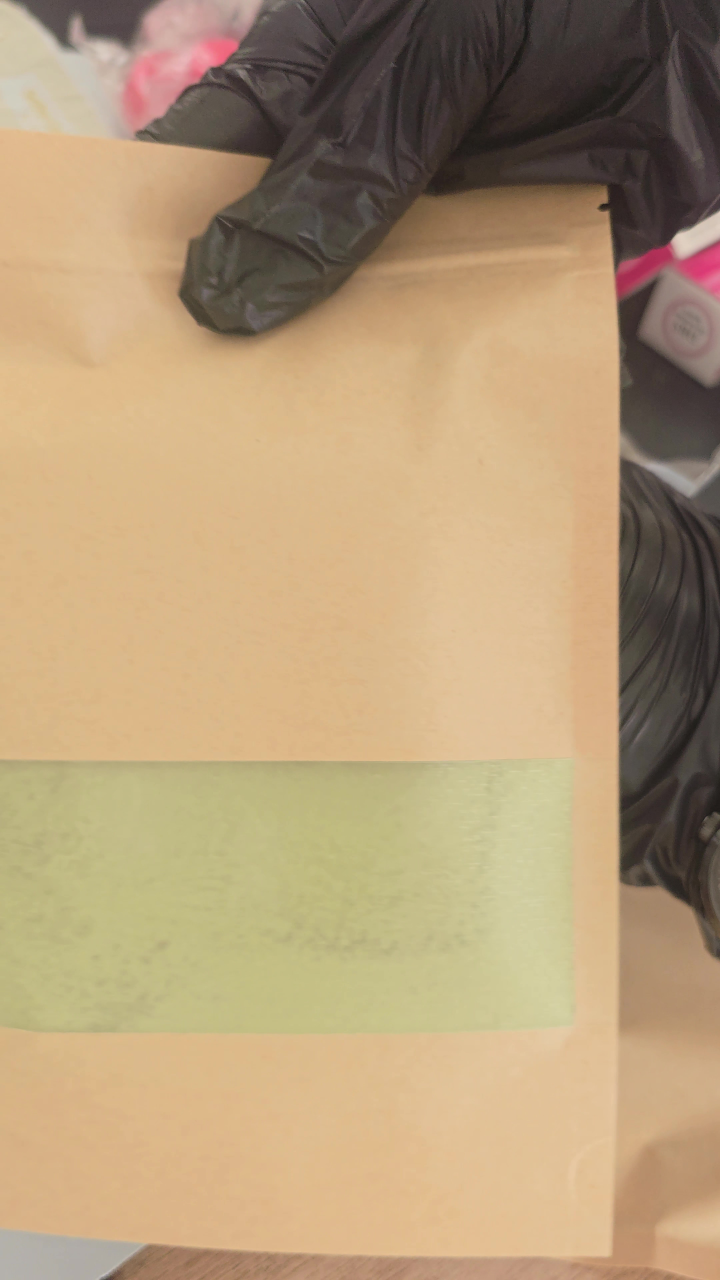
#> input picture out_v2/_work/full/p5_5.3.jpg, 4320 x 7680 px, given in place of p5_5.0.jpg, which was not available (shown at 1/6 size)
$ python real_tiles.py
#> lines starting #> are read from the running program, lines starting #| are printed output that depends on the picture; pictures that were not available may be replaced by others from this repository, and a replacement may not be noted
"""Vraies photos produits (recadrées + étalonnées) depuis les images 8K des vidéos.

Usage : python scripts/real_tiles.py
Sortie : public/photos/real/<nom>.jpg (1400 px max)
"""
import os
import numpy as np
from PIL import Image, ImageEnhance, ImageFilter

ROOT = os.path.dirname(os.path.dirname(os.path.abspath(__file__)))
FULL = os.path.join(ROOT, '..', 'out_v2', '_work', 'full')
DEST = os.path.join(ROOT, 'public', 'photos', 'real')
os.makedirs(DEST, exist_ok=True)

# nom: (image, x0, y0, x1, y1) en fractions
JOBS = {
    'sidr': ('p5_5.0.jpg', 0.00, 0.10, 0.84, 1.00),
    'applicateur': ('v2_44.0.jpg', 0.00, 0.10, 1.00, 0.98),
    'derma': ('v2_52.75.jpg', 0.00, 0.20, 0.88, 0.92),
    'huile': ('v2_54.3.jpg', 0.00, 0.09, 0.92, 0.80),
    'brosse': ('v2_66.0.jpg', 0.00, 0.06, 1.00, 0.80),
    'ensemble': ('v2_74.25.jpg', 0.00, 0.38, 1.00, 0.98),
    'ensemble_b': ('v2_77.0.jpg', 0.00, 0.10, 1.00, 0.95),
    'commande': ('p5_14.0.jpg', 0.00, 0.00, 1.00, 1.00),
    'commande_b': ('p5_13.6.jpg', 0.00, 0.00, 1.00, 1.00),
}


def grade(im):
    a = np.asarray(im).astype(np.float32)
    m = a.reshape(-1, 3).mean(0)
    a *= (m.mean() / m) ** 0.45          # enlève une partie de la dominante orange
    a = np.clip((a - 128) * 1.07 + 132, 0, 255)
    out = Image.fromarray(a.astype(np.uint8))
    out = ImageEnhance.Color(out).enhance(1.08)
    return out.filter(ImageFilter.UnsharpMask(radius=2, percent=60, threshold=2))


for name, (src, x0, y0, x1, y1) in JOBS.items():
    im = Image.open(os.path.join(FULL, src)).convert('RGB')
#> im is the input picture: PIL image 4320x7680 RGB; mean R, G, B 180, 155.4, 120.3
    w, h = im.size
#> w = 4320; h = 7680
    im = im.crop((int(x0 * w), int(y0 * h), int(x1 * w), int(y1 * h)))
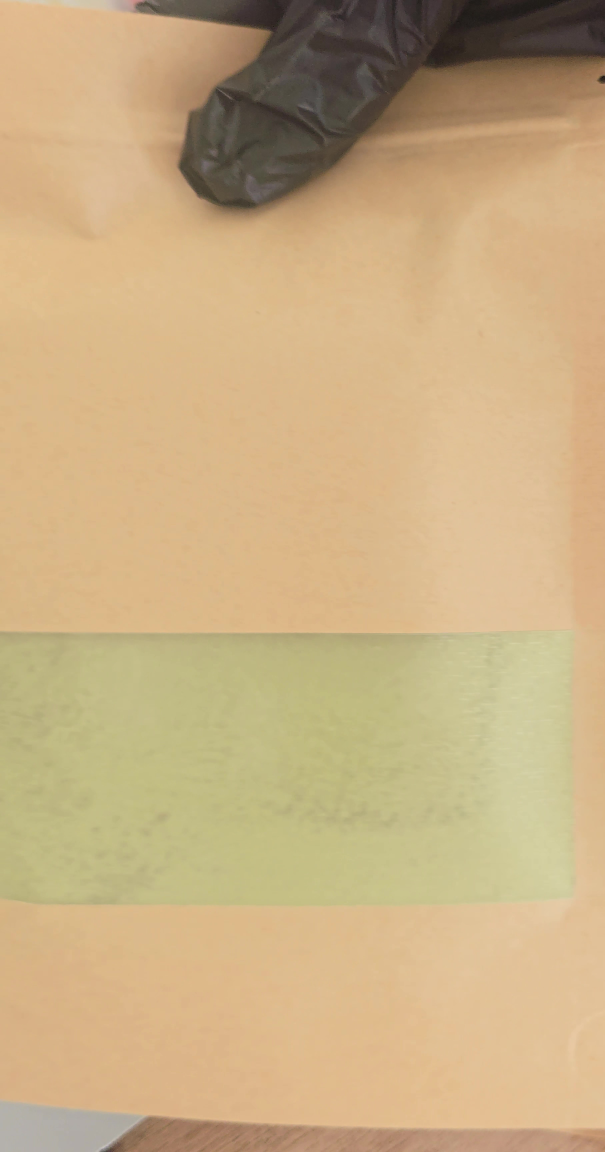
#> im: PIL image 3628x6912 RGB (shown at 1/6 size); mean R, G, B 200.5, 174.2, 131.5
    im.thumbnail((1400, 1400), Image.LANCZOS)
#> im: PIL image 735x1400 RGB
    grade(im).save(os.path.join(DEST, name + '.jpg'), quality=92)
#> in grade, `m = a.reshape(-1, 3).mean(0)`: m = [200.7, 174.4, 131.6]
#> in grade, `a = np.clip((a - 128) * 1.07 + 132, 0, 255)`:
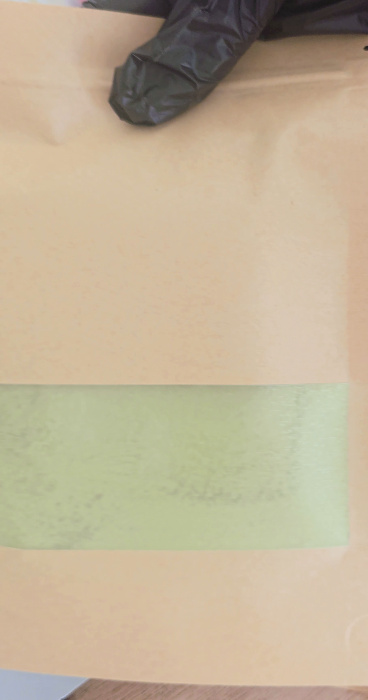
#> a: shape (1400, 735, 3) float32 (shown at 1/2 size); mean R, G, B 193.5, 178.7, 152.5
    print(name, im.size)
#| sidr (735, 1400)
#> pass 2 of the loop `for name, (src, x0, y0, x1, y1) in JOBS.items():`:
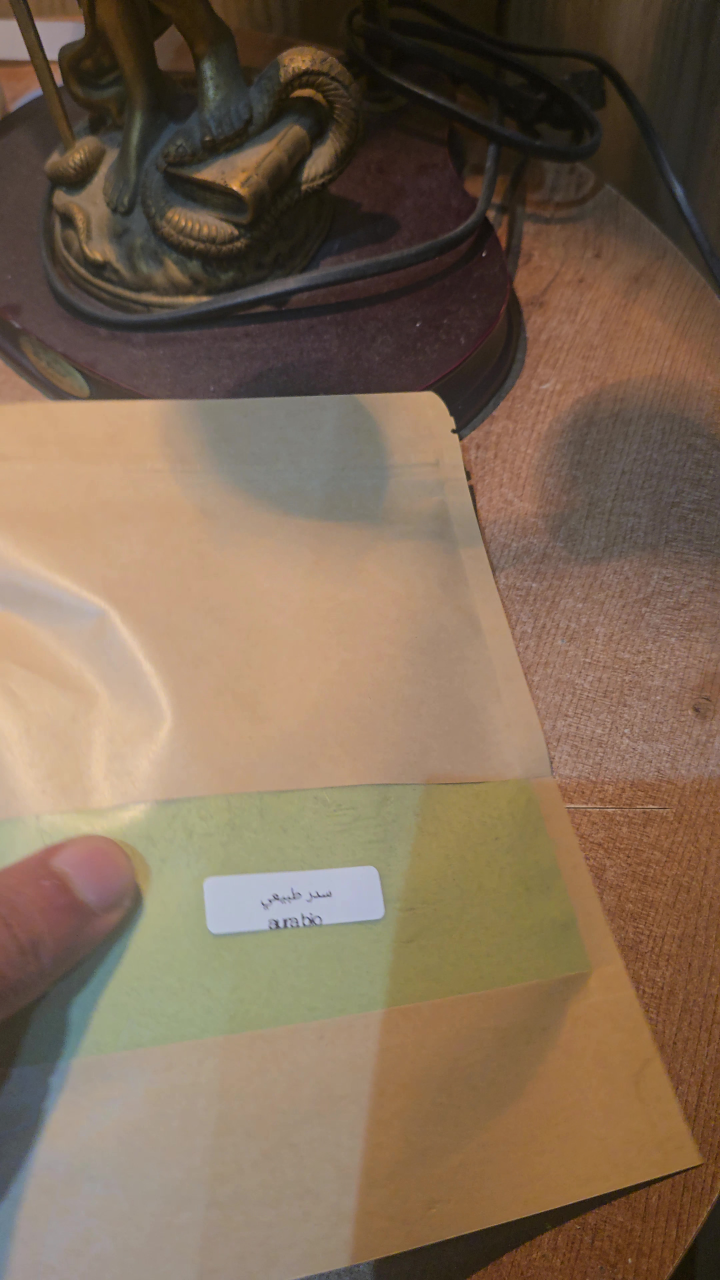
#> input picture out_v2/_work/full/v2_11.0.jpg, 4320 x 7680 px, given in place of v2_44.0.jpg, which was not available (shown at 1/6 size)
#> im is the input picture: PIL image 4320x7680 RGB; mean R, G, B 127.1, 106.2, 85.5
#> `im = im.crop((int(x0 * w), int(y0 * h), int(x1 * w), int(y1 * h)))`:
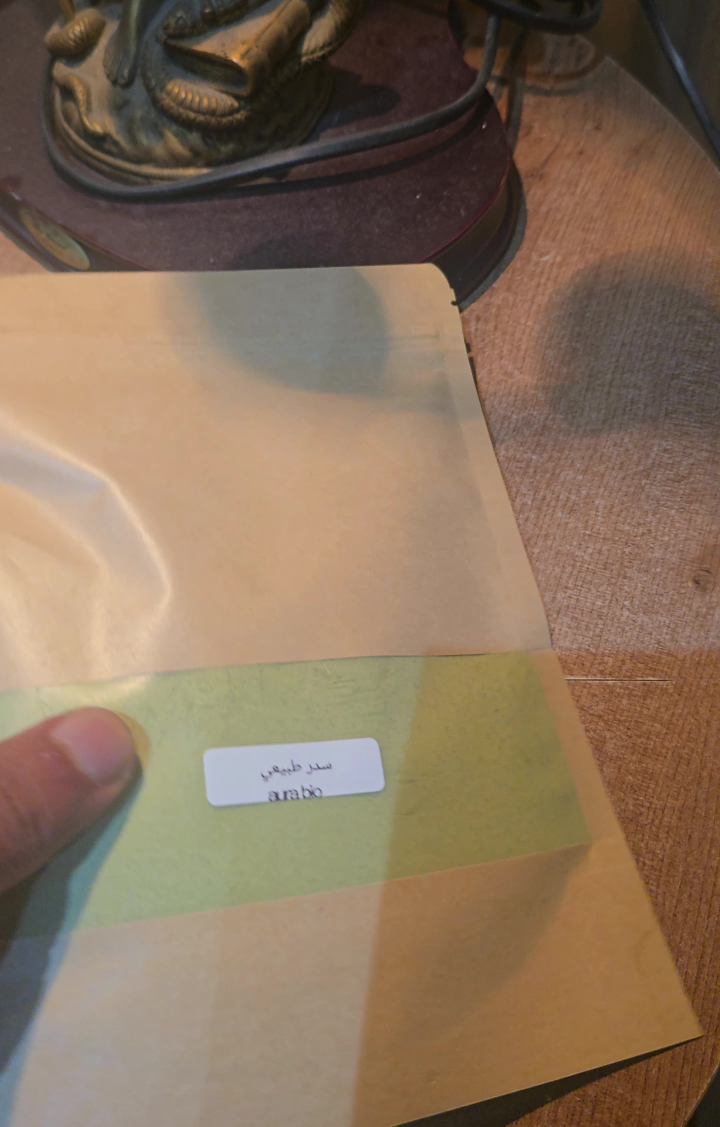
#> im: PIL image 4320x6758 RGB (shown at 1/6 size); mean R, G, B 136.1, 113.9, 92.2
#> m = [136.3, 114, 92.25]
#> in grade (call 2), `a = np.clip((a - 128) * 1.07 + 132, 0, 255)`:
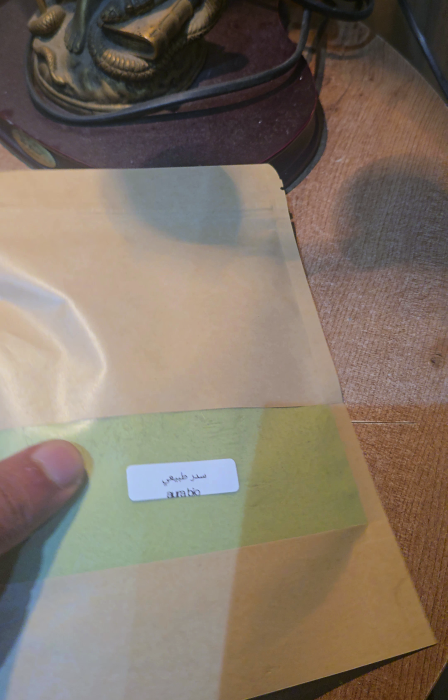
#> a: shape (1400, 895, 3) float32 (shown at 1/2 size); mean R, G, B 129.6, 117.2, 103.7
#| applicateur (895, 1400)
#> (the run stopped early here; a loop or call above may not have finished)
